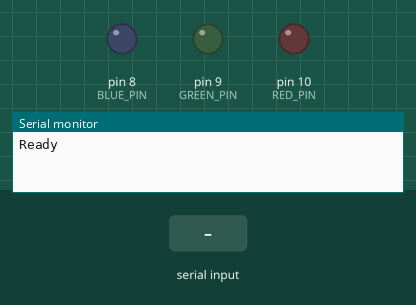
Recording of a sketch running on a simulated Arduino Uno, built with avr-gcc and run on an emulated ATmega328P. Shown: output pins drawn as LEDs (lit = HIGH), the last lines printed to the serial monitor. Inputs (shaded band) come from the test bench.

Above: at 1.2 s.
1.3 s: "On" received over the second serial link
At 1.6 s:
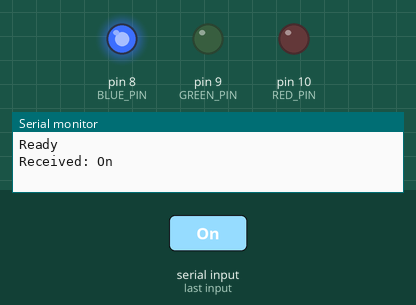
2.8 s: "1" received over the second serial link
At 4.0 s:
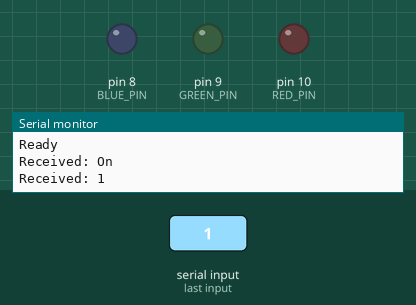
Timing chart, 0 to 5.8 s (numbered marks = the images above; inputs shaded):
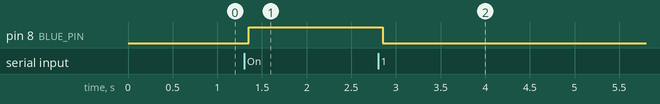

Measured:
- after the input at 1.3 s, pin 8 (BLUE_PIN): LOW → HIGH after 0.05 s
- after the input at 2.8 s, pin 8 (BLUE_PIN): HIGH → LOW after 0.05 s

The sketch:

LighthouseServant.ino
```cpp
#include <SoftwareSerial.h>

// Pin 2 --> Bluetooth TX
// Pin 3 --> Bluetooth RX
SoftwareSerial btModule(2, 3);

#define CONNECTION_RATE 9600 //rate of servant module

const String numberAlphabet = "abCdEFghIJ";

const int RED_PIN = 10,
          GREEN_PIN = 9,
          BLUE_PIN = 8;
const int RED_VAL = 0, GREEN_VAL = 0, BLUE_VAL = 255;

void setup() {
  Serial.begin(38400);
  btModule.begin(CONNECTION_RATE);

  Serial.println("Ready");
}

String readModule(){
  String s = "";
  if(btModule.available()){

    delay(50); //wait for message to fully transmit
    while(btModule.available() > 0){
      s += (char)btModule.read();
    }
    Serial.println("Received: " + s);
  }
  return s;
}

//decode string from scrambled alphabet to regular numbers
String decodeNumbers(String input){
  String s = "";
  const int len = input.length();
  for(int i = 0; i < len; ++i){
    char currentChar = input.charAt(i);
    int index = numberAlphabet.indexOf(currentChar);
    //  convert input to numbers
    if(index > -1){
      currentChar = (char)index + '0';
    }
    s += currentChar;
  }
  return s;
}

String input;
void loop() {
  input = readModule();

  if(input.length() > 0){
    bool ledIsOn = input == "On";
    analogWrite(RED_PIN, ledIsOn ? RED_VAL : 0);
    analogWrite(GREEN_PIN, ledIsOn ? GREEN_VAL : 0);
    analogWrite(BLUE_PIN, ledIsOn ? BLUE_VAL : 0);
  }

}
```
